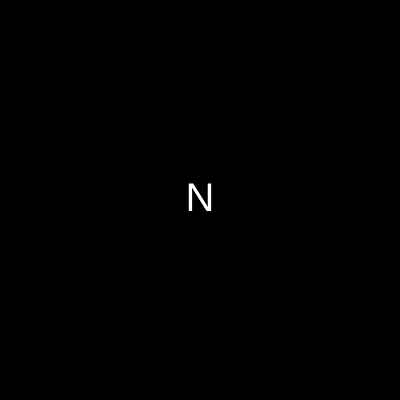
Frame 1 (no input)
Frame 60 (no input): identical to frame 1, image omitted
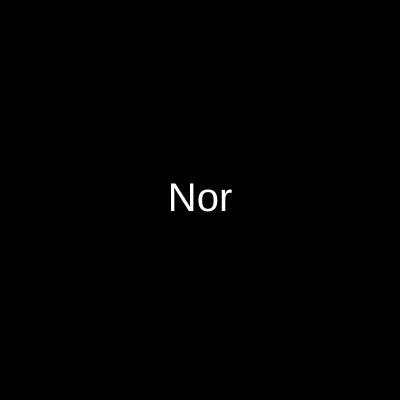
Frame 120 (the mouse pressed at the canvas centre since frame 60)

The p5.js sketch that drew these frames (run headless with seeded random() and noise() and a simulated clock; from frame 60 on, the mouse is pressed at the canvas centre):

// p5.js sketch
// ── sketch.js
let Palavra; // Ela fora das chaves, pode fazer com que o computador indentifique aonde quer q ela esteja.

function setup() {
  createCanvas(400, 400);
  Palavra = PalavraAleatória();

// Aqui chamamos a função que randomiza para abreviar e deixar mais fácil de entender o Code
// Dessa forma em Setup, isso só vai acontecer 1 vez
}

function PalavraAleatória() {
  let Palavras = ["Exdrúxulo", "Anormal", "Normal", "Estranho"];
  return random(Palavras);

// O Return server para retornar algo para nós, aqui ele está retornando o valor aleatório e quando é pedido esse função ele retona algo a ela

// Aqui foi criado uma Array, e abaixo uma randomizador para aparecer uma palavra diferente a cada vez que rodar.
}


function Basic() {
  background("black");
  textSize (40); //Tamanho da frase
  textAlign (CENTER, CENTER); //Centraliza a Frase
  fill ("white");
}

function draw() {
  Basic();

  let Max = width ;
  let Min = 0 ;

  let Quantidade = map(mouseX, Min , Max, 1, Palavra.length);
  let Parcial = Palavra.substring(0, Quantidade);
  text(Parcial, 200, 200)


}
